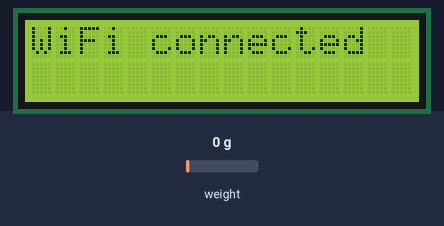
A sketch run on a simulated ESP8266 (NodeMCU). On the bench: 16×2 character LCD. The inputs (shaded band) are chosen by the test bench; at power-on: weight on the scale 0 g. WiFi joins after 1.5 s; servers stay silent unless stated; what the sketch prints to the serial monitor is not drawn.

Above: at 3.1 s.
At 5.2 s:
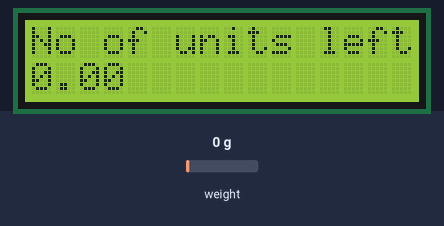
5.3 s: weight on the scale set to 100 g
At 6.8 s:
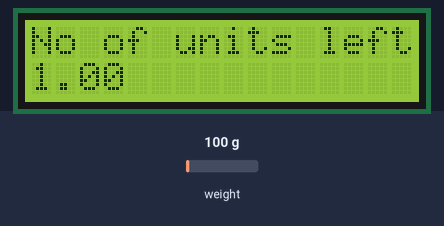
7.3 s: weight on the scale set to 1250 g
At 8.0 s:
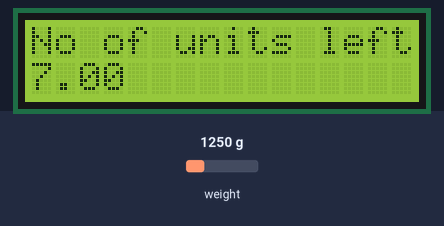
9.2 s: weight on the scale set to 2500 g
At 10.4 s:
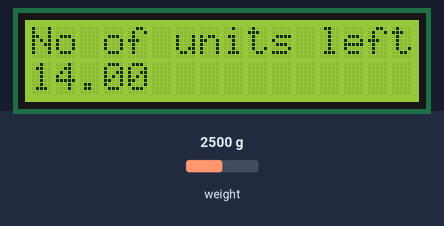
Timing chart, 0 to 12.2 s (numbered marks = the images above; inputs shaded):
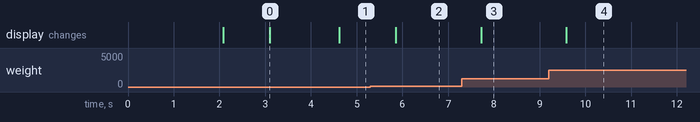

Measured:
- after the input at 5.3 s, the display: changes after 0.56 s (image 2)
- after the input at 7.3 s, the display: changes after 0.42 s (image 3)
- after the input at 9.2 s, the display: changes after 0.38 s (image 4)
- what the display in image 0 shows lasts 1.5 s, from 3.1 s to 4.6 s

The sketch:

load_esp_try2.ino
```cpp
#include <ESP8266WiFi.h>
#include "HX711.h"
#include <Wire.h>
#include <LiquidCrystal_I2C.h>
LiquidCrystal_I2C lcd(0x3F, 16, 2);

const char *ssid = "PatelsWifi4G"; // replace with your wifi ssid and wpa2 key
const char *pass = "9820769386";

WiFiClient client;
HX711 scale(D4, D5);
 //d4 sck
 //d5 dt
float weight;
float calibration_factor = -467300; // for me this value works just perfect 419640
// -107325
void setup()
{
  Serial.begin(9600);
  lcd.begin();
  lcd.backlight();
  scale.set_scale();
  scale.tare(); //Reset the scale to 0
  long zero_factor = scale.read_average(); //Get a baseline reading
  lcd.print("Connecting Wifi");
  WiFi.begin(ssid, pass);
  {
    delay(1000);
    Serial.print(".");
    lcd.clear();
  }
  Serial.println("");
  Serial.println("WiFi connected");
  lcd.clear();
  lcd.print("WiFi connected");
  delay(1000);
}

void loop() {
  scale.set_scale(calibration_factor); //Adjust to this calibration factor
  weight = scale.get_units(5);
  lcd.setCursor(0, 0);
  float noOfUnits = weight/0.175;
  if(noOfUnits - int(noOfUnits) < 0.5){
    noOfUnits = int(noOfUnits);
  }else{
    noOfUnits = int(noOfUnits)+1;
  }
  lcd.print("No of units left");
  lcd.setCursor(0, 1);
  lcd.print(noOfUnits);
  delay(100);
  Serial.print("No of units left: ");
  Serial.println(noOfUnits);
}
```
